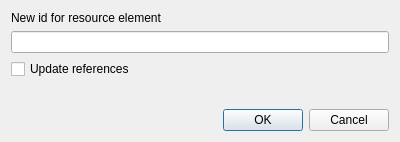
<?xml version="1.0" encoding="UTF-8"?>
<ui version="4.0">
 <class>SolarusEditor::ChangeResourceIdDialog</class>
 <widget class="QDialog" name="SolarusEditor::ChangeResourceIdDialog">
  <property name="geometry">
   <rect>
    <x>0</x>
    <y>0</y>
    <width>400</width>
    <height>142</height>
   </rect>
  </property>
  <property name="windowTitle">
   <string>Rename resource</string>
  </property>
  <layout class="QVBoxLayout" name="verticalLayout">
   <item>
    <widget class="QLabel" name="resource_id_label">
     <property name="text">
      <string>New id for resource element</string>
     </property>
    </widget>
   </item>
   <item>
    <widget class="QLineEdit" name="resource_id_field"/>
   </item>
   <item>
    <widget class="QCheckBox" name="update_references_checkbox">
     <property name="text">
      <string>Update references</string>
     </property>
    </widget>
   </item>
   <item>
    <spacer name="verticalSpacer">
     <property name="orientation">
      <enum>Qt::Orientation::Vertical</enum>
     </property>
     <property name="sizeHint" stdset="0">
      <size>
       <width>0</width>
       <height>0</height>
      </size>
     </property>
    </spacer>
   </item>
   <item>
    <widget class="QDialogButtonBox" name="button_box">
     <property name="orientation">
      <enum>Qt::Orientation::Horizontal</enum>
     </property>
     <property name="standardButtons">
      <set>QDialogButtonBox::StandardButton::Cancel|QDialogButtonBox::StandardButton::Ok</set>
     </property>
    </widget>
   </item>
  </layout>
 </widget>
 <resources/>
 <connections>
  <connection>
   <sender>button_box</sender>
   <signal>accepted()</signal>
   <receiver>SolarusEditor::ChangeResourceIdDialog</receiver>
   <slot>accept()</slot>
   <hints>
    <hint type="sourcelabel">
     <x>199</x>
     <y>106</y>
    </hint>
    <hint type="destinationlabel">
     <x>199</x>
     <y>64</y>
    </hint>
   </hints>
  </connection>
  <connection>
   <sender>button_box</sender>
   <signal>rejected()</signal>
   <receiver>SolarusEditor::ChangeResourceIdDialog</receiver>
   <slot>reject()</slot>
   <hints>
    <hint type="sourcelabel">
     <x>199</x>
     <y>106</y>
    </hint>
    <hint type="destinationlabel">
     <x>199</x>
     <y>64</y>
    </hint>
   </hints>
  </connection>
 </connections>
</ui>
